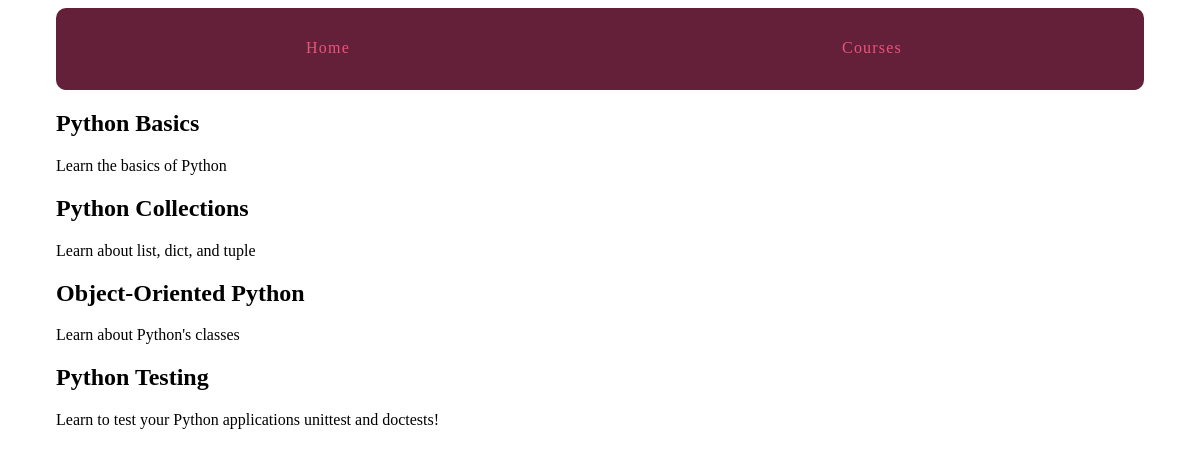
Page /courses/ on the committed database.
### courses/models.py (models this page shows, shortened)
class Course(models.Model):
	created_at = models.DateTimeField(auto_now_add=True)
	title = models.CharField(max_length=255)
	description = models.TextField()

### courses/views.py (the view)
def course_list(request):
	courses = Course.objects.all()
	return render(request, 'courses/course_list.html', {'courses': courses})

### courses/templates/courses/course_list.html
{% extends "layout.html" %}
{% block content%}
{% for course in courses %}
<h2>{{ course.title }}</h2>
{{ course.description }}
{% endfor %}
{% endblock %}

### templates/layout.html (shortened to what this page needs)
{% load static from staticfiles %}
<!DOCTYPE html>
<html lang="en">
<head>
	<link rel="stylesheet" href="{% static 'css/layout.css' %}">
<body>
	<div class="site-container">
		<nav>
			<a href="{% url 'home' %}">Home</a>
			<a href="{% url 'courses:list' %}">Courses</a>
		</nav>
		{% block content %}{% endblock %}
	</div>
</body>
</html>

### assets/css/layout.css (style rules this page uses)
html { box-sizing: border-box; }
*, *::after, *::before { box-sizing: inherit; }
.site-container { max-width: 68em; margin-left: auto; margin-right: auto; }
.site-container::after { clear: both; content: ""; display: table; }
.site-container nav { width: 100%; display: table; width: 100%; table-layout: fixed; border-bottom-left-radius: 10px; border-bottom-right-radius: 10px; border-top-left-radius: 10px; border-top-right-radius: 10px; border-bottom-left-radius: 10px; border-top-left-radius: 10px; border-bottom-right-radius: 10px; border-top-right-radius: 10px; background-color: #642039; margin-bottom: 1em; overflow: hidden; }
.site-container nav a { display: table-cell; width: 8.33333%; padding: 10px; border-bottom: 2px solid #642039; color: #e6557e; letter-spacing: 0.075em; line-height: 60px; text-align: center; text-decoration: none; }

### rows in the picture
Course: title "Python Basics", description "Learn the basics of Python"
Course: title "Python Collections", description "Learn about list, dict, and tuple"
Course: title "Object-Oriented Python", description "Learn about Python's classes"
Course: title "Python Testing", description "Learn to test your Python applications unittest and doctests!"
